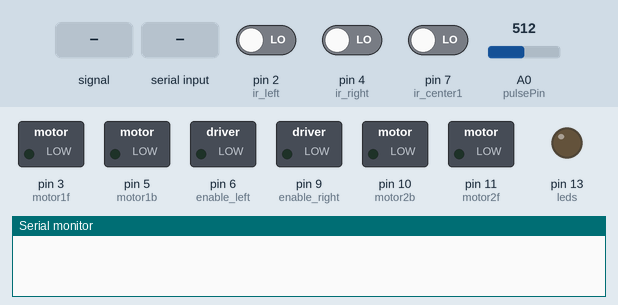
Simulated run of this sketch. Board: Arduino Uno, built with avr-gcc and run on an emulated ATmega328P. Shown: switched loads named in the sketch (green lamp = pin HIGH), output pins drawn as LEDs (lit = HIGH), the last lines printed to the serial monitor. The inputs (shaded band) are chosen by the test bench; at power-on: pin 2 (ir_left) LOW, pin 4 (ir_right) LOW, pin 7 (ir_center1) LOW, A0 (pulsePin) = 512.

Above: at 1.2 s.
1.3 s: A0 (pulsePin) fed a 200 Hz sine of ±81 counts around its level
4.3 s: "F" received over Serial
At 6.0 s:
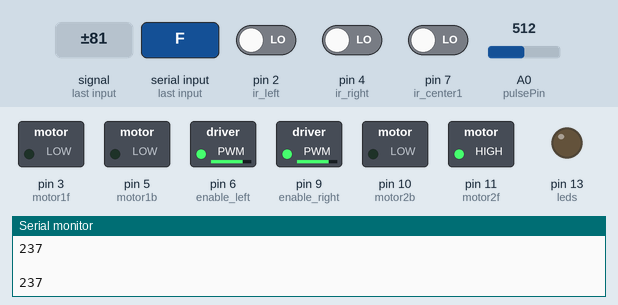
7.3 s: "B" received over Serial
At 8.5 s:
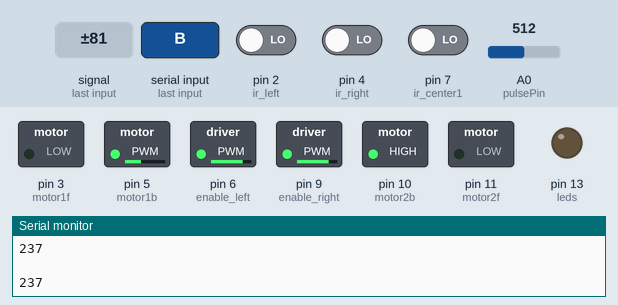
8.8 s: "L" received over Serial
At 9.1 s:
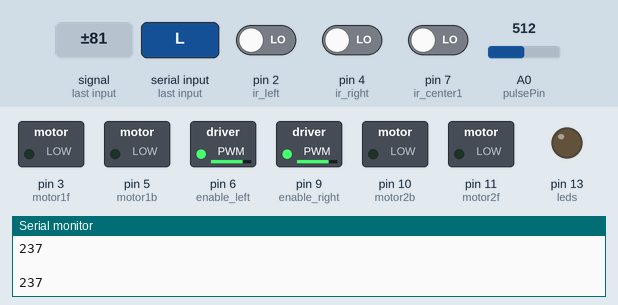
11.8 s: "V" received over Serial
At 14.5 s:
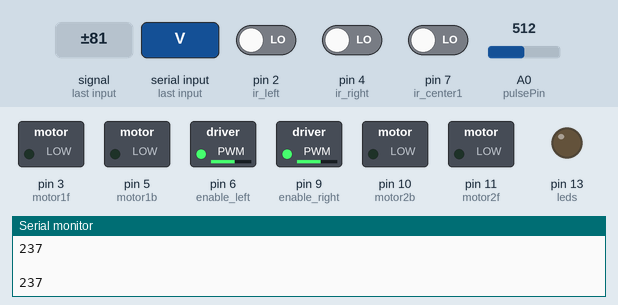
14.8 s: "B" received over Serial
At 16.0 s:
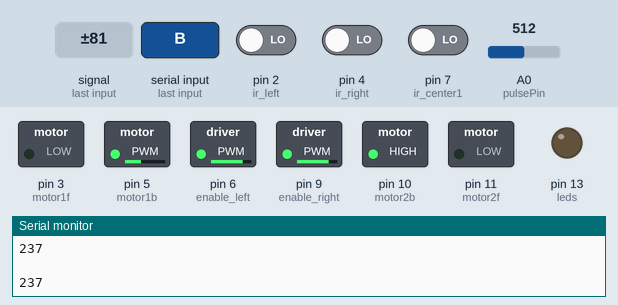
Timing chart, 0 to 17.8 s (numbered marks = the images above; inputs shaded):
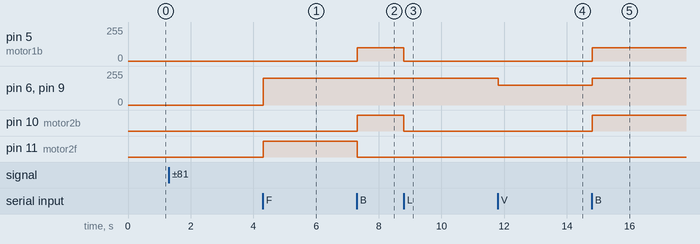

Measured:
- after the input at 4.3 s, pin 6 (enable_left), pin 9 (enable_right): 0/255 → 200/255 at once; pin 11 (motor2f): LOW → HIGH at once
- after the input at 7.3 s, pin 5 (motor1b): 0/255 → 100/255 at once; pin 10 (motor2b): LOW → HIGH at once; pin 11 (motor2f): HIGH → LOW at once
- after the input at 8.8 s, pin 5 (motor1b): 100/255 → 0/255 at once; pin 10 (motor2b): HIGH → LOW at once
- after the input at 11.8 s, pin 6 (enable_left), pin 9 (enable_right): 200/255 → 150/255 at once
- after the input at 14.8 s, pin 5 (motor1b): 0/255 → 100/255 at once; pin 6 (enable_left), pin 9 (enable_right): 150/255 → 200/255 at once; pin 10 (motor2b): LOW → HIGH at once

The sketch:

sketch_sep07a.ino
```cpp
int pulsePin = A0;                 // Pulse Sensor purple wire connected to analog pin A0
int blinkPin = 13;                // pin to blink led at each beat
#include <SoftwareSerial.h>
#define ir_left 2
#define ir_right 4
#define ir_center1 7
#define ir_center2 12
#define leds 13
#define motor1f 3
#define motor1b 5
#define motor2f 11
#define motor2b 10
#define enable_left 6
#define enable_right 9
#define ldr 8
#define t 5
char Reading;

SoftwareSerial mSerail (1,0);
void forward(int sp){
  analogWrite(enable_left,sp);
  analogWrite(enable_right,sp);
  analogWrite(motor1f,100);
  analogWrite(motor1b,0);
  analogWrite(motor2f,255);
  analogWrite(motor2b,0);
  //Serial.println("forward");
}
void backward(int sp){
  analogWrite(enable_left,sp);
  analogWrite(enable_right,sp);
  analogWrite(motor1f,0);
  analogWrite(motor1b,100);
  analogWrite(motor2f,0);
  analogWrite(motor2b,255);
  //Serial.println("backward");
}
void left(int sp){
  analogWrite(enable_left,sp);
  analogWrite(enable_right,sp);
  analogWrite(motor1f,100);
  analogWrite(motor1b,0);
  analogWrite(motor2f,0);
  analogWrite(motor2b,0);
  //Serial.println("left");
}
void right(int sp){
  analogWrite(enable_left,sp);
  analogWrite(enable_right,sp);
  analogWrite(motor1f,0);
  analogWrite(motor1b,0);
  analogWrite(motor2f,255);
  analogWrite(motor2b,0);
  //Serial.println("right");
}
void cl(){
  analogWrite(motor1f,0);
  analogWrite(motor1b,0);
  analogWrite(motor2f,0);
  analogWrite(motor2b,0);
  //Serial.println("stop");
}
void line_follower()
{
    //Serial.println("line follower mode");
    if((digitalRead(ir_left)==1))
    {
      right(150);
    }
    else if ((digitalRead(ir_right)==1))
    {
      left(150);
    }
    else if ((digitalRead(ir_center1)==1)&&(digitalRead(ir_center2)==1))
    {
      forward(150);
    }
    else if ((digitalRead(ir_center1)==0))
    {
      //then go to the right until make it balance;
      //we will make it using some of our measurment we will go left to make it balance
      right(150);
      left(150);
    }
    else if ((digitalRead(ir_center2)==0))
    {
      left(150);
      right(150);
    }


}


// Volatile Variables, used in the interrupt service routine!
volatile int BPM;                   // int that holds raw Analog in 0. updated every 2mS
volatile int Signal;                // holds the incoming raw data
volatile int IBI = 600;             // int that holds the time interval between beats! Must be seeded!
volatile boolean Pulse = false;     // "True" when User's live heartbeat is detected. "False" when not a "live beat".
volatile boolean QS = false;        // becomes true when Arduoino finds a beat.

static boolean serialVisual = true;   // Set to 'false' by Default.  Re-set to 'true' to see Arduino Serial Monitor ASCII Visual Pulse

volatile int rate[10];                      // array to hold last ten IBI values
volatile unsigned long sampleCounter = 0;          // used to determine pulse timing
volatile unsigned long lastBeatTime = 0;           // used to find IBI
volatile int P = 512;                      // used to find peak in pulse wave, seeded
volatile int T = 512;                     // used to find trough in pulse wave, seeded
volatile int thresh = 525;                // used to find instant moment of heart beat, seeded
volatile int amp = 100;                   // used to hold amplitude of pulse waveform, seeded
volatile boolean firstBeat = true;        // used to seed rate array so we startup with reasonable BPM
volatile boolean secondBeat = false;      // used to seed rate array so we startup with reasonable BPM

void setup()
{
  pinMode(blinkPin,OUTPUT);         // pin that will blink to your heartbeat!
  Serial.begin(115200);             // we agree to talk fast!
  interruptSetup();                 // sets up to read Pulse Sensor signal every 2mS
                                    // IF YOU ARE POWERING The Pulse Sensor AT VOLTAGE LESS THAN THE BOARD VOLTAGE,
                                    // UN-COMMENT THE NEXT LINE AND APPLY THAT VOLTAGE TO THE A-REF PIN
                                    //   analogReference(EXTERNAL);

  pinMode(motor1f,OUTPUT);
  pinMode(motor1b,OUTPUT);
  pinMode(motor2f,OUTPUT);
  pinMode(motor2b,OUTPUT);
  pinMode(leds,OUTPUT);
  pinMode(ldr,INPUT);
  pinMode(ir_left,INPUT);
  pinMode(ir_right,INPUT);
  pinMode(ir_center1,INPUT);
  pinMode(ir_center2,INPUT);
  pinMode(enable_left,OUTPUT);
  pinMode(enable_right,OUTPUT);
}


//  Where the Magic Happens
void loop()
{
   if(Serial.available()>0)
    {
    Reading=(Serial.read());
    //Serial.println(Reading);
          if(Reading == 'F') {forward(200);}
          else if(Reading == 'B') {backward(200);}
          else if(Reading == 'L') {left(200);}
          else if(Reading == 'R') {right(200);}
          else if(Reading == 'S') {cl();}
          else if(Reading == 'V') {line_follower();}

    }
   serialOutput();

  if (QS == true) // A Heartbeat Was Found
    {
      // BPM and IBI have been Determined
      // Quantified Self "QS" true when arduino finds a heartbeat
      serialOutputWhenBeatHappens(); // A Beat Happened, Output that to serial.
      QS = false; // reset the Quantified Self flag for next time
    }

  delay(20); //  take a break
}


void interruptSetup()
{
  // Initializes Timer2 to throw an interrupt every 2mS.
  TCCR2A = 0x02;     // DISABLE PWM ON DIGITAL PINS 3 AND 11, AND GO INTO CTC MODE
  TCCR2B = 0x06;     // DON'T FORCE COMPARE, 256 PRESCALER
  OCR2A = 0X7C;      // SET THE TOP OF THE COUNT TO 124 FOR 500Hz SAMPLE RATE
  TIMSK2 = 0x02;     // ENABLE INTERRUPT ON MATCH BETWEEN TIMER2 AND OCR2A
  sei();             // MAKE SURE GLOBAL INTERRUPTS ARE ENABLED
}

void serialOutput()
{   // Decide How To Output Serial.
 if (serialVisual == true)
  {
     arduinoSerialMonitorVisual('-', Signal);   // goes to function that makes Serial Monitor Visualizer
  }
 else
  {
      sendDataToSerial('S', Signal);     // goes to sendDataToSerial function
   }
}

void serialOutputWhenBeatHappens()
{
 if (serialVisual == true) //  Code to Make the Serial Monitor Visualizer Work
   {
    // Serial.print(" Heart-Beat Found ");  //ASCII Art Madness
     //Serial.print("BPM: ");
     Serial.println(" ");
     Serial.println(BPM);
   }
 else
   {
     sendDataToSerial('B',BPM);   // send heart rate with a 'B' prefix
     sendDataToSerial('Q',IBI);   // send time between beats with a 'Q' prefix
   }
}

void arduinoSerialMonitorVisual(char symbol, int data )
{
  const int sensorMin = 0;      // sensor minimum, discovered through experiment
  const int sensorMax = 1024;    // sensor maximum, discovered through experiment
  int sensorReading = data; // map the sensor range to a range of 12 options:
  int range = map(sensorReading, sensorMin, sensorMax, 0, 11);
  // do something different depending on the
  // range value:
}


void sendDataToSerial(char symbol, int data )
{
   //Serial.print(symbol);
   //Serial.println(data);
}

ISR(TIMER2_COMPA_vect) //triggered when Timer2 counts to 124
{
  cli();                                      // disable interrupts while we do this
  Signal = analogRead(pulsePin);              // read the Pulse Sensor
  sampleCounter += 2;                         // keep track of the time in mS with this variable
  int N = sampleCounter - lastBeatTime;       // monitor the time since the last beat to avoid noise
                                              //  find the peak and trough of the pulse wave
  if(Signal < thresh && N > (IBI/5)*3) // avoid dichrotic noise by waiting 3/5 of last IBI
    {
      if (Signal < T) // T is the trough
      {
        T = Signal; // keep track of lowest point in pulse wave
      }
    }

  if(Signal > thresh && Signal > P)
    {          // thresh condition helps avoid noise
      P = Signal;                             // P is the peak
    }                                        // keep track of highest point in pulse wave

  //  NOW IT'S TIME TO LOOK FOR THE HEART BEAT
  // signal surges up in value every time there is a pulse
  if (N > 250)
  {                                   // avoid high frequency noise
    if ( (Signal > thresh) && (Pulse == false) && (N > (IBI/5)*3) )
      {
        Pulse = true;                               // set the Pulse flag when we think there is a pulse
        digitalWrite(blinkPin,HIGH);                // turn on pin 13 LED
        IBI = sampleCounter - lastBeatTime;         // measure time between beats in mS
        lastBeatTime = sampleCounter;               // keep track of time for next pulse

        if(secondBeat)
        {                        // if this is the second beat, if secondBeat == TRUE
          secondBeat = false;                  // clear secondBeat flag
          for(int i=0; i<=9; i++) // seed the running total to get a realisitic BPM at startup
          {
            rate[i] = IBI;
          }
        }

        if(firstBeat) // if it's the first time we found a beat, if firstBeat == TRUE
        {
          firstBeat = false;                   // clear firstBeat flag
          secondBeat = true;                   // set the second beat flag
          sei();                               // enable interrupts again
          return;                              // IBI value is unreliable so discard it
        }
      // keep a running total of the last 10 IBI values
      word runningTotal = 0;                  // clear the runningTotal variable

      for(int i=0; i<=8; i++)
        {                // shift data in the rate array
          rate[i] = rate[i+1];                  // and drop the oldest IBI value
          runningTotal += rate[i];              // add up the 9 oldest IBI values
        }

      rate[9] = IBI;                          // add the latest IBI to the rate array
      runningTotal += rate[9];                // add the latest IBI to runningTotal
      runningTotal /= 10;                     // average the last 10 IBI values
      BPM = 60000/runningTotal;               // how many beats can fit into a minute? that's BPM!
      QS = true;                              // set Quantified Self flag
      // QS FLAG IS NOT CLEARED INSIDE THIS ISR
    }
  }

  if (Signal < thresh && Pulse == true)
    {   // when the values are going down, the beat is over
      digitalWrite(blinkPin,LOW);            // turn off pin 13 LED
      Pulse = false;                         // reset the Pulse flag so we can do it again
      amp = P - T;                           // get amplitude of the pulse wave
      thresh = amp/2 + T;                    // set thresh at 50% of the amplitude
      P = thresh;                            // reset these for next time
      T = thresh;
    }

  if (N > 2500)
    {                           // if 2.5 seconds go by without a beat
      thresh = 512;                          // set thresh default
      P = 512;                               // set P default
      T = 512;                               // set T default
      lastBeatTime = sampleCounter;          // bring the lastBeatTime up to date
      firstBeat = true;                      // set these to avoid noise
      secondBeat = false;                    // when we get the heartbeat back
    }

  sei();                                   // enable interrupts when youre done!
}// end isr
```
